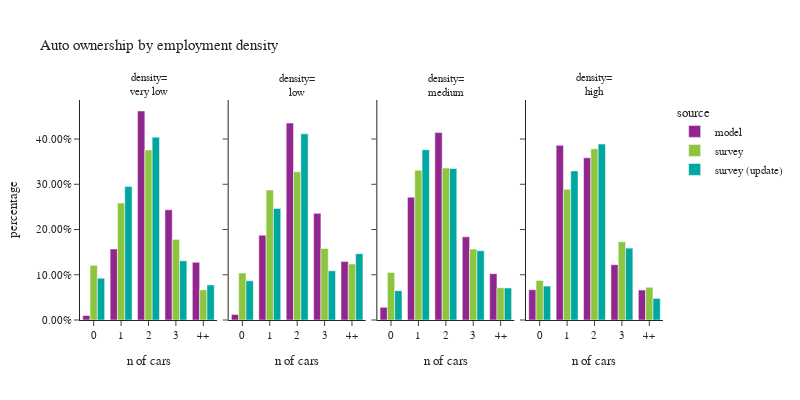

The code cell stored with this chart in its notebook:
### Code cell
plot_auto(hh.dropna(subset=['emp_density_group']),'emp_density_group','employment density','density')

### Figure 1 — Plotly figure (JSON) as saved in the notebook; plotly's stock layout.template omitted (floating-point values rounded to 4 significant figures)
{"data": [{"alignmentgroup": "True", "customdata": [[2966], [46609], [137245], [72360], [37904]], "hovertemplate": "source=model<br>emp_density_group=very low<br>auto_ownership_simple=%{x}<br>percentage=%{y}<br>sample count=%{customdata[0]}<extra></extra>", "legendgroup": "model", "marker": {"color": "#91268F", "pattern": {"shape": ""}}, "name": "model", "offsetgroup": "model", "orientation": "v", "showlegend": true, "textposition": "auto", "type": "bar", "x": ["0", "1", "2", "3", "4+"], "xaxis": "x", "y": [0.009984, 0.1569, 0.462, 0.2436, 0.1276], "yaxis": "y"}, {"alignmentgroup": "True", "customdata": [[1698], [25679], [59615], [32286], [17683]], "hovertemplate": "source=model<br>emp_density_group=low<br>auto_ownership_simple=%{x}<br>percentage=%{y}<br>sample count=%{customdata[0]}<extra></extra>", "legendgroup": "model", "marker": {"color": "#91268F", "pattern": {"shape": ""}}, "name": "model", "offsetgroup": "model", "orientation": "v", "showlegend": false, "textposition": "auto", "type": "bar", "x": ["0", "1", "2", "3", "4+"], "xaxis": "x2", "y": [0.0124, 0.1875, 0.4353, 0.2357, 0.1291], "yaxis": "y2"}, {"alignmentgroup": "True", "customdata": [[12139], [117859], [179827], [79790], [44487]], "hovertemplate": "source=model<br>emp_density_group=medium<br>auto_ownership_simple=%{x}<br>percentage=%{y}<br>sample count=%{customdata[0]}<extra></extra>", "legendgroup": "model", "marker": {"color": "#91268F", "pattern": {"shape": ""}}, "name": "model", "offsetgroup": "model", "orientation": "v", "showlegend": false, "textposition": "auto", "type": "bar", "x": ["0", "1", "2", "3", "4+"], "xaxis": "x3", "y": [0.02796, 0.2715, 0.4143, 0.1838, 0.1025], "yaxis": "y3"}, {"alignmentgroup": "True", "customdata": [[29061], [167512], [155570], [53038], [28777]], "hovertemplate": "source=model<br>emp_density_group=high<br>auto_ownership_simple=%{x}<br>percentage=%{y}<br>sample count=%{customdata[0]}<extra></extra>", "legendgroup": "model", "marker": {"color": "#91268F", "pattern": {"shape": ""}}, "name": "model", "offsetgroup": "model", "orientation": "v", "showlegend": false, "textposition": "auto", "type": "bar", "x": ["0", "1", "2", "3", "4+"], "xaxis": "x4", "y": [0.06697, 0.386, 0.3585, 0.1222, 0.06631], "yaxis": "y4"}, {"alignmentgroup": "True", "customdata": [[151], [391], [266], [59], [28]], "hovertemplate": "source=survey<br>emp_density_group=very low<br>auto_ownership_simple=%{x}<br>percentage=%{y}<br>sample count=%{customdata[0]}<extra></extra>", "legendgroup": "survey", "marker": {"color": "#8CC63E", "pattern": {"shape": ""}}, "name": "survey", "offsetgroup": "survey", "orientation": "v", "showlegend": true, "textposition": "auto", "type": "bar", "x": ["0", "1", "2", "3", "4+"], "xaxis": "x", "y": [0.1209, 0.2587, 0.3756, 0.1782, 0.06662], "yaxis": "y"}, {"alignmentgroup": "True", "customdata": [[37], [113], [97], [31], [17]], "hovertemplate": "source=survey<br>emp_density_group=low<br>auto_ownership_simple=%{x}<br>percentage=%{y}<br>sample count=%{customdata[0]}<extra></extra>", "legendgroup": "survey", "marker": {"color": "#8CC63E", "pattern": {"shape": ""}}, "name": "survey", "offsetgroup": "survey", "orientation": "v", "showlegend": false, "textposition": "auto", "type": "bar", "x": ["0", "1", "2", "3", "4+"], "xaxis": "x2", "y": [0.1036, 0.2872, 0.3274, 0.1581, 0.1237], "yaxis": "y2"}, {"alignmentgroup": "True", "customdata": [[176], [424], [290], [89], [34]], "hovertemplate": "source=survey<br>emp_density_group=medium<br>auto_ownership_simple=%{x}<br>percentage=%{y}<br>sample count=%{customdata[0]}<extra></extra>", "legendgroup": "survey", "marker": {"color": "#8CC63E", "pattern": {"shape": ""}}, "name": "survey", "offsetgroup": "survey", "orientation": "v", "showlegend": false, "textposition": "auto", "type": "bar", "x": ["0", "1", "2", "3", "4+"], "xaxis": "x3", "y": [0.105, 0.3311, 0.3358, 0.1567, 0.07133], "yaxis": "y3"}, {"alignmentgroup": "True", "customdata": [[125], [392], [238], [58], [22]], "hovertemplate": "source=survey<br>emp_density_group=high<br>auto_ownership_simple=%{x}<br>percentage=%{y}<br>sample count=%{customdata[0]}<extra></extra>", "legendgroup": "survey", "marker": {"color": "#8CC63E", "pattern": {"shape": ""}}, "name": "survey", "offsetgroup": "survey", "orientation": "v", "showlegend": false, "textposition": "auto", "type": "bar", "x": ["0", "1", "2", "3", "4+"], "xaxis": "x4", "y": [0.08752, 0.2888, 0.3784, 0.1729, 0.0724], "yaxis": "y4"}, {"alignmentgroup": "True", "customdata": [[164], [406], [274], [60], [33]], "hovertemplate": "source=survey (update)<br>emp_density_group=very low<br>auto_ownership_simple=%{x}<br>percentage=%{y}<br>sample count=%{customdata[0]}<extra></extra>", "legendgroup": "survey (update)", "marker": {"color": "#00A7A0", "pattern": {"shape": ""}}, "name": "survey (update)", "offsetgroup": "survey (update)", "orientation": "v", "showlegend": true, "textposition": "auto", "type": "bar", "x": ["0", "1", "2", "3", "4+"], "xaxis": "x", "y": [0.09241, 0.2951, 0.4041, 0.1309, 0.07755], "yaxis": "y"}, {"alignmentgroup": "True", "customdata": [[42], [120], [101], [30], [20]], "hovertemplate": "source=survey (update)<br>emp_density_group=low<br>auto_ownership_simple=%{x}<br>percentage=%{y}<br>sample count=%{customdata[0]}<extra></extra>", "legendgroup": "survey (update)", "marker": {"color": "#00A7A0", "pattern": {"shape": ""}}, "name": "survey (update)", "offsetgroup": "survey (update)", "orientation": "v", "showlegend": false, "textposition": "auto", "type": "bar", "x": ["0", "1", "2", "3", "4+"], "xaxis": "x2", "y": [0.08655, 0.2466, 0.4115, 0.1087, 0.1467], "yaxis": "y2"}, {"alignmentgroup": "True", "customdata": [[187], [440], [309], [98], [36]], "hovertemplate": "source=survey (update)<br>emp_density_group=medium<br>auto_ownership_simple=%{x}<br>percentage=%{y}<br>sample count=%{customdata[0]}<extra></extra>", "legendgroup": "survey (update)", "marker": {"color": "#00A7A0", "pattern": {"shape": ""}}, "name": "survey (update)", "offsetgroup": "survey (update)", "orientation": "v", "showlegend": false, "textposition": "auto", "type": "bar", "x": ["0", "1", "2", "3", "4+"], "xaxis": "x3", "y": [0.06489, 0.3764, 0.3348, 0.1532, 0.07075], "yaxis": "y3"}, {"alignmentgroup": "True", "customdata": [[136], [405], [252], [62], [23]], "hovertemplate": "source=survey (update)<br>emp_density_group=high<br>auto_ownership_simple=%{x}<br>percentage=%{y}<br>sample count=%{customdata[0]}<extra></extra>", "legendgroup": "survey (update)", "marker": {"color": "#00A7A0", "pattern": {"shape": ""}}, "name": "survey (update)", "offsetgroup": "survey (update)", "orientation": "v", "showlegend": false, "textposition": "auto", "type": "bar", "x": ["0", "1", "2", "3", "4+"], "xaxis": "x4", "y": [0.07498, 0.3296, 0.3889, 0.1589, 0.04764], "yaxis": "y4"}], "layout": {"annotations": [{"font": {}, "showarrow": false, "text": "density=<br>very low", "x": 0.1175, "xanchor": "center", "xref": "paper", "y": 1.0, "yanchor": "bottom", "yref": "paper"}, {"font": {}, "showarrow": false, "text": "density=<br>low", "x": 0.3725, "xanchor": "center", "xref": "paper", "y": 1.0, "yanchor": "bottom", "yref": "paper"}, {"font": {}, "showarrow": false, "text": "density=<br>medium", "x": 0.6275, "xanchor": "center", "xref": "paper", "y": 1.0, "yanchor": "bottom", "yref": "paper"}, {"font": {}, "showarrow": false, "text": "density=<br>high", "x": 0.8825, "xanchor": "center", "xref": "paper", "y": 1.0, "yanchor": "bottom", "yref": "paper"}], "barmode": "group", "font": {"size": 11}, "height": 400, "legend": {"title": {"text": "source"}, "tracegroupgap": 0}, "title": {"text": "Auto ownership by employment density"}, "width": 800, "xaxis": {"anchor": "y", "domain": [0.0, 0.235], "title": {"text": "n of cars"}}, "xaxis2": {"anchor": "y2", "domain": [0.255, 0.49], "matches": "x", "title": {"text": "n of cars"}}, "xaxis3": {"anchor": "y3", "domain": [0.51, 0.745], "matches": "x", "title": {"text": "n of cars"}}, "xaxis4": {"anchor": "y4", "domain": [0.765, 1.0], "matches": "x", "title": {"text": "n of cars"}}, "yaxis": {"anchor": "x", "domain": [0.0, 1.0], "tickformat": ".2%", "title": {"text": "percentage"}}, "yaxis2": {"anchor": "x2", "domain": [0.0, 1.0], "matches": "y", "showticklabels": false, "tickformat": ".2%"}, "yaxis3": {"anchor": "x3", "domain": [0.0, 1.0], "matches": "y", "showticklabels": false, "tickformat": ".2%"}, "yaxis4": {"anchor": "x4", "domain": [0.0, 1.0], "matches": "y", "showticklabels": false, "tickformat": ".2%"}}}
